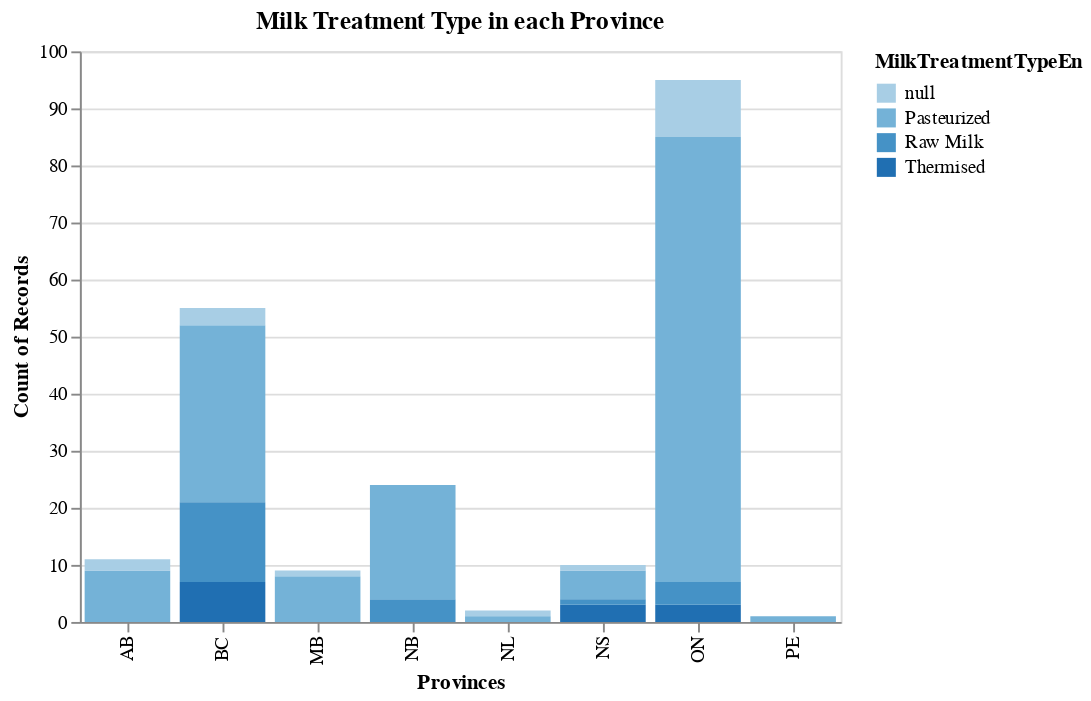

Notebook source saved alongside this figure:
### Markdown cell above
Woah! Looks like **Quebec** really dominates the amount of entries, lets create a graph without Quebec in it to see the other provinces!

### Code cell
No_Quebec = train_df[train_df['ManufacturerProvCode'] != 'QC']
No_Quebec_milk_graph = alt.Chart(No_Quebec, width = 400).mark_bar().encode(alt.X('ManufacturerProvCode', title = 'Provinces'),
                                                    alt.Y('count()'),
                                                    color = 'MilkTreatmentTypeEn:O').properties(title = 'Milk Treatment Type in each Province')
No_Quebec_milk_graph

### Figure 1 — Vega-Lite specification as saved in the notebook (floating-point values rounded to 4 significant figures; data arrays with more than 128 entries replaced by an {"elided": "..."} marker saying what was removed)
{"config": {"view": {"continuousWidth": 400, "continuousHeight": 300}}, "data": {"name": "data-eede8d645b6717c26893ed190dd150fc"}, "mark": "bar", "encoding": {"color": {"type": "ordinal", "field": "MilkTreatmentTypeEn"}, "x": {"type": "nominal", "field": "ManufacturerProvCode", "title": "Provinces"}, "y": {"type": "quantitative", "aggregate": "count"}}, "title": "Milk Treatment Type in each Province", "width": 400, "$schema": "https://vega.github.io/schema/vega-lite/v4.8.1.json", "datasets": {"data-eede8d645b6717c26893ed190dd150fc": {"elided": "207 records"}}}
